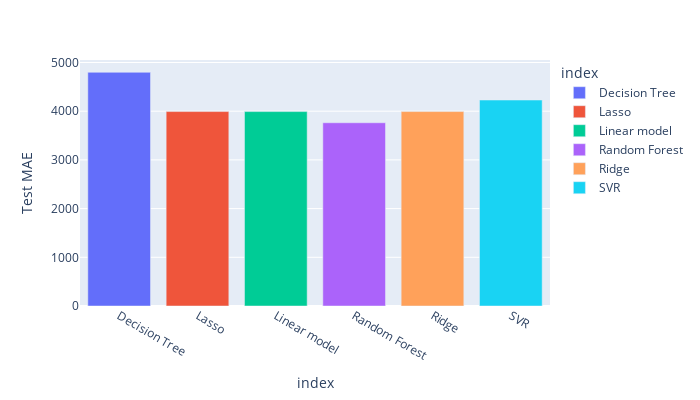

Source (notebook cell):
### Code cell
px.bar(Model_Performance3, y =Model_Performance3['Test MAE'],
       color = Model_Performance3.index, width =700, height=400)

### Figure 1 — Plotly figure (JSON) as saved in the notebook; plotly's stock layout.template omitted (floating-point values rounded to 4 significant figures)
{"data": [{"alignmentgroup": "True", "hovertemplate": "index=%{x}<br>Test MAE=%{y}<extra></extra>", "legendgroup": "Decision Tree", "marker": {"color": "#636efa", "pattern": {"shape": ""}}, "name": "Decision Tree", "offsetgroup": "Decision Tree", "orientation": "v", "showlegend": true, "textposition": "auto", "type": "bar", "x": ["Decision Tree"], "xaxis": "x", "y": [4798.0], "yaxis": "y"}, {"alignmentgroup": "True", "hovertemplate": "index=%{x}<br>Test MAE=%{y}<extra></extra>", "legendgroup": "Lasso", "marker": {"color": "#EF553B", "pattern": {"shape": ""}}, "name": "Lasso", "offsetgroup": "Lasso", "orientation": "v", "showlegend": true, "textposition": "auto", "type": "bar", "x": ["Lasso"], "xaxis": "x", "y": [3992.0], "yaxis": "y"}, {"alignmentgroup": "True", "hovertemplate": "index=%{x}<br>Test MAE=%{y}<extra></extra>", "legendgroup": "Linear model", "marker": {"color": "#00cc96", "pattern": {"shape": ""}}, "name": "Linear model", "offsetgroup": "Linear model", "orientation": "v", "showlegend": true, "textposition": "auto", "type": "bar", "x": ["Linear model"], "xaxis": "x", "y": [3992.0], "yaxis": "y"}, {"alignmentgroup": "True", "hovertemplate": "index=%{x}<br>Test MAE=%{y}<extra></extra>", "legendgroup": "Random Forest", "marker": {"color": "#ab63fa", "pattern": {"shape": ""}}, "name": "Random Forest", "offsetgroup": "Random Forest", "orientation": "v", "showlegend": true, "textposition": "auto", "type": "bar", "x": ["Random Forest"], "xaxis": "x", "y": [3762.0], "yaxis": "y"}, {"alignmentgroup": "True", "hovertemplate": "index=%{x}<br>Test MAE=%{y}<extra></extra>", "legendgroup": "Ridge", "marker": {"color": "#FFA15A", "pattern": {"shape": ""}}, "name": "Ridge", "offsetgroup": "Ridge", "orientation": "v", "showlegend": true, "textposition": "auto", "type": "bar", "x": ["Ridge"], "xaxis": "x", "y": [3992.0], "yaxis": "y"}, {"alignmentgroup": "True", "hovertemplate": "index=%{x}<br>Test MAE=%{y}<extra></extra>", "legendgroup": "SVR", "marker": {"color": "#19d3f3", "pattern": {"shape": ""}}, "name": "SVR", "offsetgroup": "SVR", "orientation": "v", "showlegend": true, "textposition": "auto", "type": "bar", "x": ["SVR"], "xaxis": "x", "y": [4229.0], "yaxis": "y"}], "layout": {"barmode": "relative", "height": 400, "legend": {"title": {"text": "index"}, "tracegroupgap": 0}, "margin": {"t": 60}, "width": 700, "xaxis": {"anchor": "y", "categoryarray": ["Decision Tree", "Lasso", "Linear model", "Random Forest", "Ridge", "SVR"], "categoryorder": "array", "domain": [0, 1], "title": {"text": "index"}}, "yaxis": {"anchor": "x", "domain": [0, 1], "title": {"text": "Test MAE"}}}}
